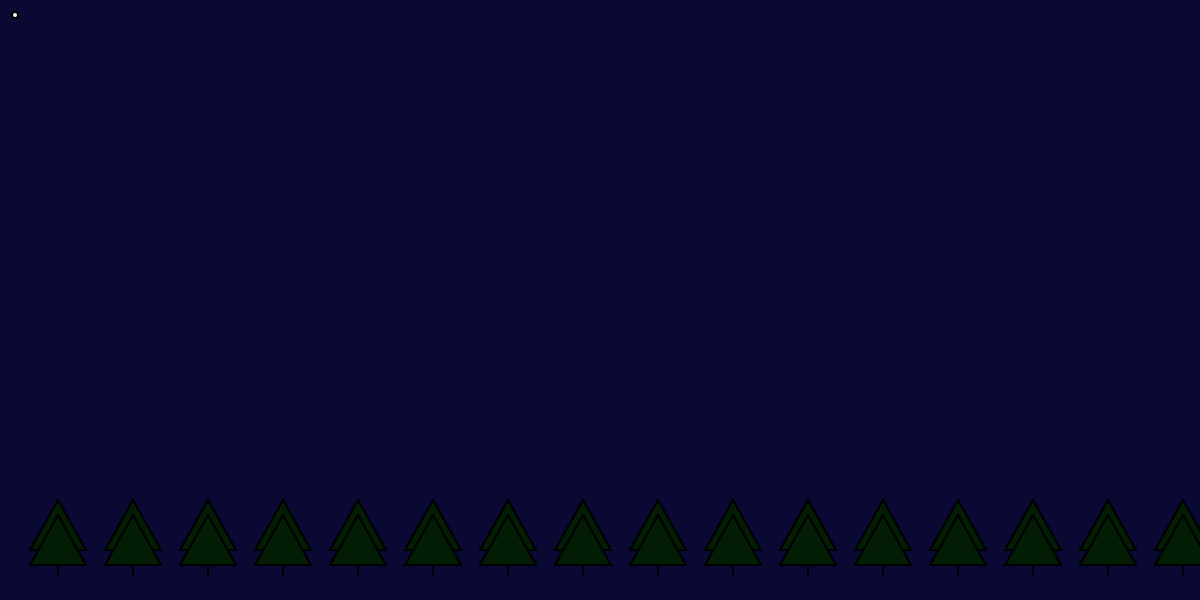
Frame 1 (no input)
Frame 60 (no input): identical to frame 1, image omitted
Frame 120 (the mouse pressed at the canvas centre since frame 60): identical to frame 1, image omitted

The p5.js sketch that drew this single still picture (run headless with seeded random() and noise() and a simulated clock; from frame 60 on, the mouse is pressed at the canvas centre):

// p5.js sketch
// ── sketch.js
function setup() {
    createCanvas(windowWidth, 600);
    strokeWeight(2);
}

function draw() {
    background('rgb(10, 9, 51)');


    fill('rgb(2, 29, 3)');

// makes a line of trees on the x value
    var X = 30;
    var V = 58;
    var G = 86;
    var L = 550;
    var K = 500; //center point of triangle
    var F = 515; // center point of triangle2
    var B = 565;
    var A = 575;

while ( X <= width){

    triangle(X, L, V, K, G, L);
    triangle(X, B, V, F, G, B);
    line(V ,B ,V ,A );

// move the tree so dupicates across the bottome of the screen

    X = X + 75;
    V = V + 75;
    G = G + 75;
}
// add falling snow
  push();
  
  let pos_x = 15;
  let pos_y = 15;
  let d = 6;

  fill('white');
  ellipse(pos_x, pos_y, d);
  pop();



}
